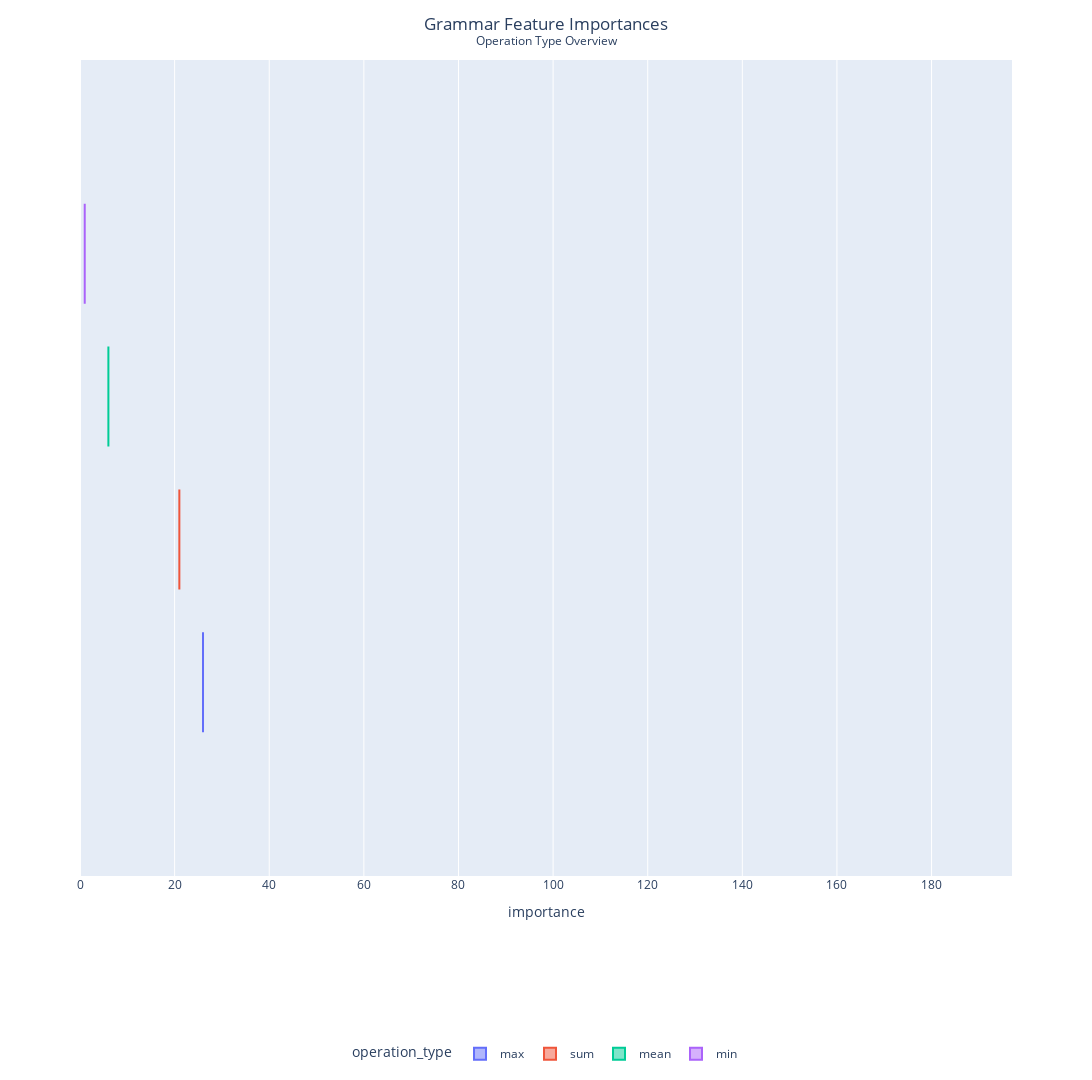

The cell this chart's notebook holds for it:
### Code cell
fig = px.box(
    grammar_features,
    x="importance",
    color="operation_type",
    range_x=(df.importance.min(), df.importance.max()),
)
fig.update_layout(
    height=1080,
    width=1920,
    title_x=0.5,
    title_text=f"Grammar Feature Importances<br><sup>Operation Type Overview</sup>",
    legend=dict(orientation="h", yanchor="top", xanchor="center", y=-0.2, x=0.5),
    barmode="group",
)
fig.show()

### Figure 1 — Plotly figure (JSON) as saved in the notebook; plotly's stock layout.template omitted (floating-point values rounded to 4 significant figures)
{"data": [{"alignmentgroup": "True", "hovertemplate": "operation_type=max<br>importance=%{x}<extra></extra>", "legendgroup": "max", "marker": {"color": "#636efa"}, "name": "max", "notched": false, "offsetgroup": "max", "orientation": "h", "showlegend": true, "type": "box", "x": [26], "x0": " ", "xaxis": "x", "y0": " ", "yaxis": "y"}, {"alignmentgroup": "True", "hovertemplate": "operation_type=sum<br>importance=%{x}<extra></extra>", "legendgroup": "sum", "marker": {"color": "#EF553B"}, "name": "sum", "notched": false, "offsetgroup": "sum", "orientation": "h", "showlegend": true, "type": "box", "x": [21], "x0": " ", "xaxis": "x", "y0": " ", "yaxis": "y"}, {"alignmentgroup": "True", "hovertemplate": "operation_type=mean<br>importance=%{x}<extra></extra>", "legendgroup": "mean", "marker": {"color": "#00cc96"}, "name": "mean", "notched": false, "offsetgroup": "mean", "orientation": "h", "showlegend": true, "type": "box", "x": [6], "x0": " ", "xaxis": "x", "y0": " ", "yaxis": "y"}, {"alignmentgroup": "True", "hovertemplate": "operation_type=min<br>importance=%{x}<extra></extra>", "legendgroup": "min", "marker": {"color": "#ab63fa"}, "name": "min", "notched": false, "offsetgroup": "min", "orientation": "h", "showlegend": true, "type": "box", "x": [1], "x0": " ", "xaxis": "x", "y0": " ", "yaxis": "y"}], "layout": {"barmode": "group", "boxmode": "group", "height": 1080, "legend": {"orientation": "h", "title": {"text": "operation_type"}, "tracegroupgap": 0, "x": 0.5, "xanchor": "center", "y": -0.2, "yanchor": "top"}, "margin": {"t": 60}, "title": {"text": "Grammar Feature Importances<br><sup>Operation Type Overview</sup>", "x": 0.5}, "width": 1920, "xaxis": {"anchor": "y", "domain": [0, 1], "range": [0, 197], "title": {"text": "importance"}}, "yaxis": {"anchor": "x", "domain": [0, 1]}}}
